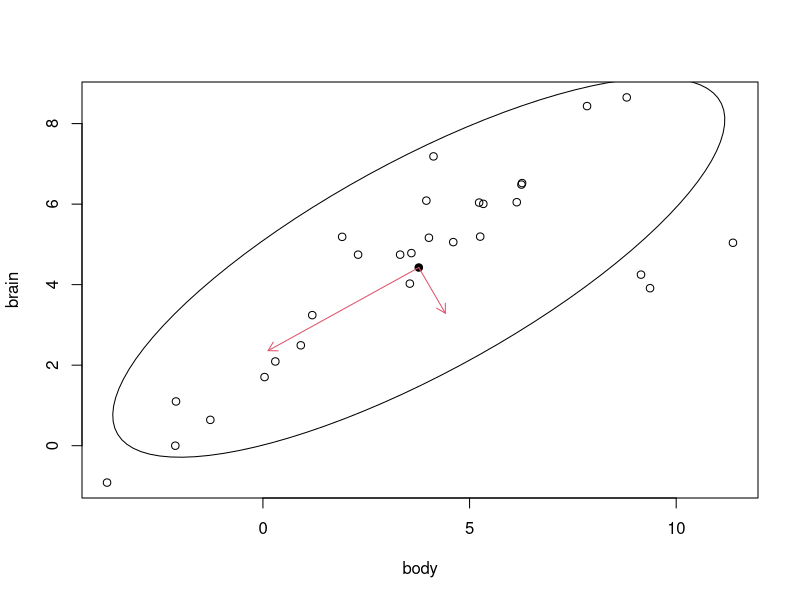

Write R code to recreate this figure.
## ---- chunk 1
knitr::opts_chunk$set(echo = TRUE)
## ---- chunk 2
S <- matrix(c(2.2, 0.4, 0.4, 2.8),nrow=2,ncol=2)
S
## ---- chunk 3
( S <- matrix(c(2.2, 0.4, 0.4, 2.8),nrow=2,ncol=2) )

# varianza totale
( vartot = sum( diag(S) ) )

# varianza generalizzata
( vargen = det( S ) )

# indice relativo di variabilità
 ( ir = vargen / prod( diag(S) ) )

R = diag(diag(S)^(-1/2)) %*% S %*% diag(diag(S)^(-1/2))
det( R )
## ---- chunk 4
eigen <- eigen(S)

# autovalori
( lambda1 <- eigen$values[1] )
( lambda2 <- eigen$values[2] )

# autovettori (normalizzati)
( v1 <- eigen$vectors[,1, drop=F] )
( v2 <- eigen$vectors[,2, drop=F] )

# verifico che gli autovettori sono di lunghezza unitaria
t(v1) %*% v1
t(v2) %*% v2

# verifico che gli autovettori sono ortogonali
t(v1) %*% v2
t(v2) %*% v1
## ---- chunk 5
rm(list=ls())
library(MASS)
data(Animals)
X = log(Animals)
n = nrow(X)
( S = var(X) * (n-1)/n )
# varianza totale
( vartot = sum( diag(S) ) )
# varianza generalizzata
( vargen = det( S ) )
# indice relativo di variabilità
 ( ir = vargen / prod( diag(S) ) )
## ---- chunk 6
eigen <- eigen(S)

# autovalori
( lambda1 <- eigen$values[1] )
( lambda2 <- eigen$values[2] )

# autovettori (normalizzati)
( v1 <- eigen$vectors[,1, drop=F] )
( v2 <- eigen$vectors[,2, drop=F] )
## ---- chunk 7
# diagramma dispersione
plot(X)
# baricentro
( bc = colMeans(X) )
points(bc[1],bc[2], pch=19)

# elisse
library(ellipse)
lines(ellipse(x=S,centre = bc, t = 2))
arrows(x0 = bc[1], y0 = bc[2], x1 = sqrt(lambda1)*v1[1] + bc[1], y1=sqrt(lambda1)*v1[2] + bc[2], length = 0.1, col=2)
arrows(x0 = bc[1], y0 = bc[2], x1 = sqrt(lambda2)*v2[1] + bc[1], y1=sqrt(lambda2)*v2[2] + bc[2], length = 0.1, col=2)
